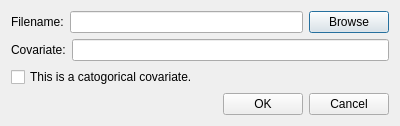
<?xml version="1.0" encoding="UTF-8"?>
<ui version="4.0">
 <class>AddGisDataDialog</class>
 <widget class="QDialog" name="AddGisDataDialog">
  <property name="geometry">
   <rect>
    <x>0</x>
    <y>0</y>
    <width>400</width>
    <height>124</height>
   </rect>
  </property>
  <property name="windowTitle">
   <string>Add GIS Data</string>
  </property>
  <layout class="QVBoxLayout" name="verticalLayout">
   <item>
    <layout class="QHBoxLayout" name="horizontalLayout">
     <item>
      <widget class="QLabel" name="label">
       <property name="text">
        <string>Filename:</string>
       </property>
      </widget>
     </item>
     <item>
      <widget class="QLineEdit" name="filename_lineEdit"/>
     </item>
     <item>
      <widget class="QPushButton" name="browse_btn">
       <property name="text">
        <string>Browse</string>
       </property>
      </widget>
     </item>
    </layout>
   </item>
   <item>
    <layout class="QHBoxLayout" name="horizontalLayout_2">
     <item>
      <widget class="QLabel" name="label_2">
       <property name="text">
        <string>Covariate:</string>
       </property>
      </widget>
     </item>
     <item>
      <widget class="QLineEdit" name="covariate_lineEdit"/>
     </item>
    </layout>
   </item>
   <item>
    <widget class="QCheckBox" name="checkBox">
     <property name="text">
      <string>This is a catogorical covariate.</string>
     </property>
    </widget>
   </item>
   <item>
    <layout class="QHBoxLayout" name="horizontalLayout_3">
     <item>
      <spacer name="horizontalSpacer">
       <property name="orientation">
        <enum>Qt::Horizontal</enum>
       </property>
       <property name="sizeHint" stdset="0">
        <size>
         <width>40</width>
         <height>20</height>
        </size>
       </property>
      </spacer>
     </item>
     <item>
      <widget class="QPushButton" name="ok_btn">
       <property name="text">
        <string>OK</string>
       </property>
      </widget>
     </item>
     <item>
      <widget class="QPushButton" name="cancel_btn">
       <property name="text">
        <string>Cancel</string>
       </property>
      </widget>
     </item>
    </layout>
   </item>
  </layout>
 </widget>
 <resources/>
 <connections/>
</ui>
